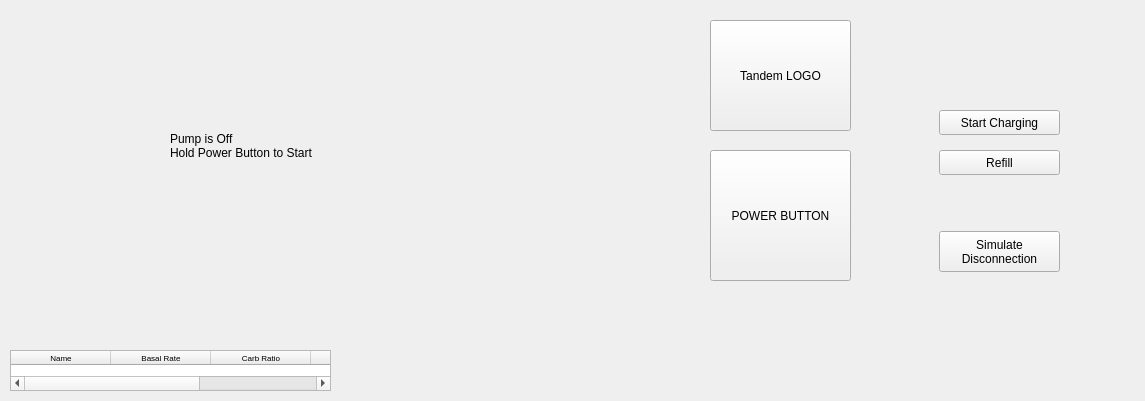
<?xml version="1.0" encoding="UTF-8"?>
<ui version="4.0">
 <class>HomeScreen</class>
 <widget class="QWidget" name="HomeScreen">
  <property name="geometry">
   <rect>
    <x>0</x>
    <y>0</y>
    <width>1145</width>
    <height>401</height>
   </rect>
  </property>
  <property name="windowTitle">
   <string>Form</string>
  </property>
  <widget class="QProgressBar" name="batteryBar">
   <property name="geometry">
    <rect>
     <x>10</x>
     <y>10</y>
     <width>118</width>
     <height>16</height>
    </rect>
   </property>
   <property name="value">
    <number>100</number>
   </property>
   <property name="textVisible">
    <bool>false</bool>
   </property>
  </widget>
  <widget class="QLabel" name="labelTime">
   <property name="geometry">
    <rect>
     <x>270</x>
     <y>10</y>
     <width>111</width>
     <height>21</height>
    </rect>
   </property>
   <property name="text">
    <string>12:00 AM</string>
   </property>
  </widget>
  <widget class="QLabel" name="labelDate">
   <property name="geometry">
    <rect>
     <x>290</x>
     <y>30</y>
     <width>62</width>
     <height>17</height>
    </rect>
   </property>
   <property name="text">
    <string>26 Apr</string>
   </property>
  </widget>
  <widget class="QProgressBar" name="insulinRemainingBar">
   <property name="geometry">
    <rect>
     <x>530</x>
     <y>10</y>
     <width>118</width>
     <height>16</height>
    </rect>
   </property>
   <property name="value">
    <number>-1</number>
   </property>
   <property name="textVisible">
    <bool>false</bool>
   </property>
  </widget>
  <widget class="QLabel" name="batteryLabel">
   <property name="geometry">
    <rect>
     <x>50</x>
     <y>30</y>
     <width>62</width>
     <height>17</height>
    </rect>
   </property>
   <property name="text">
    <string>100%</string>
   </property>
  </widget>
  <widget class="QLabel" name="insulinRemaining">
   <property name="geometry">
    <rect>
     <x>560</x>
     <y>30</y>
     <width>62</width>
     <height>17</height>
    </rect>
   </property>
   <property name="text">
    <string>300U</string>
   </property>
   <property name="alignment">
    <set>Qt::AlignCenter</set>
   </property>
  </widget>
  <widget class="QLabel" name="graph">
   <property name="geometry">
    <rect>
     <x>10</x>
     <y>60</y>
     <width>531</width>
     <height>191</height>
    </rect>
   </property>
   <property name="text">
    <string>Graph Placeholder</string>
   </property>
  </widget>
  <widget class="QLabel" name="currentBldGlu">
   <property name="geometry">
    <rect>
     <x>600</x>
     <y>80</y>
     <width>71</width>
     <height>31</height>
    </rect>
   </property>
   <property name="text">
    <string>6.3</string>
   </property>
  </widget>
  <widget class="QLabel" name="metricBld">
   <property name="geometry">
    <rect>
     <x>600</x>
     <y>110</y>
     <width>62</width>
     <height>17</height>
    </rect>
   </property>
   <property name="text">
    <string>mmol/L</string>
   </property>
  </widget>
  <widget class="QPushButton" name="pushButton">
   <property name="geometry">
    <rect>
     <x>580</x>
     <y>130</y>
     <width>83</width>
     <height>25</height>
    </rect>
   </property>
   <property name="text">
    <string>-&gt;</string>
   </property>
  </widget>
  <widget class="QLabel" name="timeWindow">
   <property name="geometry">
    <rect>
     <x>590</x>
     <y>180</y>
     <width>61</width>
     <height>31</height>
    </rect>
   </property>
   <property name="text">
    <string>00:00:00</string>
   </property>
  </widget>
  <widget class="QLabel" name="hours">
   <property name="geometry">
    <rect>
     <x>600</x>
     <y>210</y>
     <width>62</width>
     <height>17</height>
    </rect>
   </property>
   <property name="text">
    <string>HRS</string>
   </property>
  </widget>
  <widget class="QPushButton" name="optionsButton">
   <property name="geometry">
    <rect>
     <x>10</x>
     <y>280</y>
     <width>281</width>
     <height>51</height>
    </rect>
   </property>
   <property name="text">
    <string>OPTIONS</string>
   </property>
  </widget>
  <widget class="QLabel" name="label">
   <property name="geometry">
    <rect>
     <x>10</x>
     <y>260</y>
     <width>241</width>
     <height>17</height>
    </rect>
   </property>
   <property name="text">
    <string>INSULIN ON BOARD:</string>
   </property>
  </widget>
  <widget class="QLabel" name="label_2">
   <property name="geometry">
    <rect>
     <x>330</x>
     <y>260</y>
     <width>62</width>
     <height>17</height>
    </rect>
   </property>
   <property name="text">
    <string>0 u</string>
   </property>
  </widget>
  <widget class="QPushButton" name="bolusButton">
   <property name="geometry">
    <rect>
     <x>320</x>
     <y>280</y>
     <width>281</width>
     <height>51</height>
    </rect>
   </property>
   <property name="text">
    <string>BOLUS</string>
   </property>
  </widget>
  <widget class="QPushButton" name="logoButton">
   <property name="geometry">
    <rect>
     <x>710</x>
     <y>20</y>
     <width>141</width>
     <height>111</height>
    </rect>
   </property>
   <property name="text">
    <string>Tandem LOGO</string>
   </property>
  </widget>
  <widget class="QPushButton" name="powerButton_3">
   <property name="geometry">
    <rect>
     <x>710</x>
     <y>150</y>
     <width>141</width>
     <height>131</height>
    </rect>
   </property>
   <property name="text">
    <string>POWER BUTTON</string>
   </property>
  </widget>
  <widget class="QPushButton" name="chargingButton">
   <property name="geometry">
    <rect>
     <x>939</x>
     <y>110</y>
     <width>121</width>
     <height>25</height>
    </rect>
   </property>
   <property name="text">
    <string>Start Charging</string>
   </property>
  </widget>
  <widget class="QPushButton" name="refillButton">
   <property name="geometry">
    <rect>
     <x>939</x>
     <y>150</y>
     <width>121</width>
     <height>25</height>
    </rect>
   </property>
   <property name="text">
    <string>Refill</string>
   </property>
  </widget>
  <widget class="QWidget" name="powerOffOverlay" native="true">
   <property name="geometry">
    <rect>
     <x>0</x>
     <y>0</y>
     <width>911</width>
     <height>341</height>
    </rect>
   </property>
   <property name="autoFillBackground">
    <bool>true</bool>
   </property>
   <widget class="QPushButton" name="logoButton_2">
    <property name="geometry">
     <rect>
      <x>710</x>
      <y>20</y>
      <width>141</width>
      <height>111</height>
     </rect>
    </property>
    <property name="text">
     <string>Tandem LOGO</string>
    </property>
   </widget>
   <widget class="QPushButton" name="powerButton_2">
    <property name="geometry">
     <rect>
      <x>710</x>
      <y>150</y>
      <width>141</width>
      <height>131</height>
     </rect>
    </property>
    <property name="text">
     <string>POWER BUTTON</string>
    </property>
   </widget>
   <widget class="QLabel" name="label_3">
    <property name="geometry">
     <rect>
      <x>170</x>
      <y>110</y>
      <width>361</width>
      <height>71</height>
     </rect>
    </property>
    <property name="text">
     <string>Pump is Off 
Hold Power Button to Start</string>
    </property>
   </widget>
  </widget>
  <widget class="QPushButton" name="Disconnect">
   <property name="geometry">
    <rect>
     <x>939</x>
     <y>231</y>
     <width>121</width>
     <height>41</height>
    </rect>
   </property>
   <property name="text">
    <string>Simulate 
Disconnection</string>
   </property>
  </widget>
  <widget class="QTableWidget" name="activeUserTable">
   <property name="geometry">
    <rect>
     <x>10</x>
     <y>350</y>
     <width>321</width>
     <height>41</height>
    </rect>
   </property>
   <column>
    <property name="text">
     <string>Name</string>
    </property>
    <property name="font">
     <font>
      <pointsize>6</pointsize>
     </font>
    </property>
   </column>
   <column>
    <property name="text">
     <string>Basal Rate</string>
    </property>
    <property name="font">
     <font>
      <pointsize>6</pointsize>
     </font>
    </property>
   </column>
   <column>
    <property name="text">
     <string>Carb Ratio</string>
    </property>
    <property name="font">
     <font>
      <pointsize>6</pointsize>
     </font>
    </property>
   </column>
   <column>
    <property name="text">
     <string>Correction Factor</string>
    </property>
    <property name="font">
     <font>
      <pointsize>6</pointsize>
     </font>
    </property>
   </column>
   <column>
    <property name="text">
     <string>Glucose Target</string>
    </property>
    <property name="font">
     <font>
      <pointsize>6</pointsize>
     </font>
    </property>
   </column>
  </widget>
 </widget>
 <resources/>
 <connections/>
</ui>
